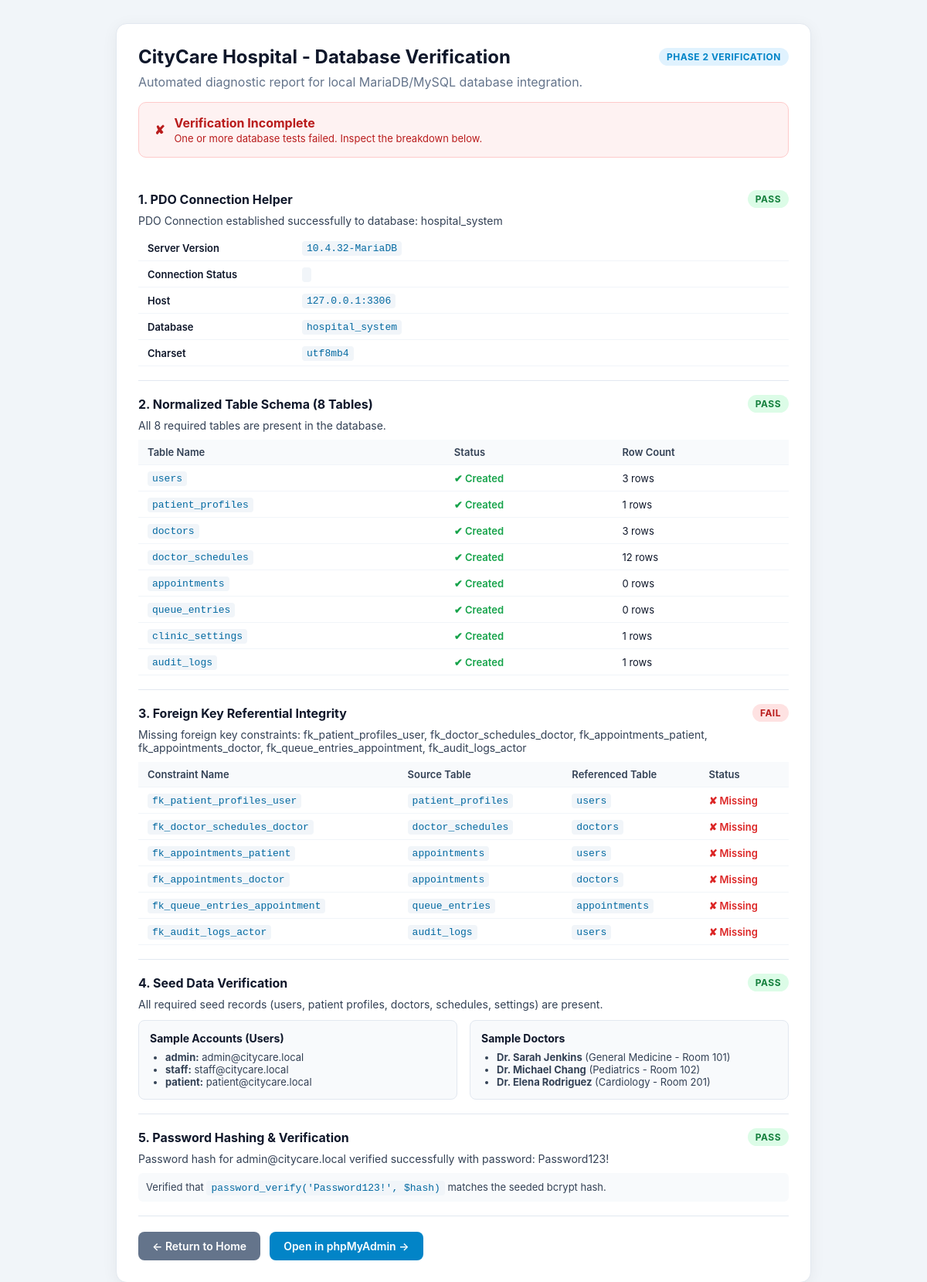
Screenshot of /test_db.php with the database file from the repository.
### tables this page shows
CREATE TABLE `doctors` (
  `id` INT UNSIGNED NOT NULL AUTO_INCREMENT,
  `full_name` VARCHAR(100) NOT NULL,
  `specialty` VARCHAR(100) NOT NULL,
  `email` VARCHAR(150) NOT NULL,
  `phone` VARCHAR(25) NOT NULL,
  `room_number` VARCHAR(30) NOT NULL,
  `description` TEXT NULL,
  `active_status` TINYINT(1) NOT NULL DEFAULT 1,
  `created_at` DATETIME NOT NULL DEFAULT CURRENT_TIMESTAMP,
  `updated_at` DATETIME NOT NULL DEFAULT CURRENT_TIMESTAMP ON UPDATE CURRENT_TIMESTAMP,
  PRIMARY KEY (`id`),
  UNIQUE KEY `uk_doctors_email` (`email`),
  KEY `idx_doctors_specialty` (`specialty`),
  KEY `idx_doctors_active` (`active_status`)
);

CREATE TABLE `users` (
  `id` INT UNSIGNED NOT NULL AUTO_INCREMENT,
  `full_name` VARCHAR(100) NOT NULL,
  `email` VARCHAR(150) NOT NULL,
  `google_id` VARCHAR(100) NULL,
  `phone` VARCHAR(25) NULL,
  `password_hash` VARCHAR(255) NULL,
  `auth_provider` VARCHAR(20) NOT NULL DEFAULT 'local',
  `avatar_url` VARCHAR(255) NULL,
  `role` ENUM('patient', 'staff', 'admin') NOT NULL DEFAULT 'patient',
  `status` ENUM('active', 'inactive') NOT NULL DEFAULT 'active',
  `created_at` DATETIME NOT NULL DEFAULT CURRENT_TIMESTAMP,
  `updated_at` DATETIME NOT NULL DEFAULT CURRENT_TIMESTAMP ON UPDATE CURRENT_TIMESTAMP,
  PRIMARY KEY (`id`),
  UNIQUE KEY `uk_users_email` (`email`),
  UNIQUE KEY `uk_users_google_id` (`google_id`),
  KEY `idx_users_role_status` (`role`, `status`)
);

### test_db.php (the view, shortened to what this page needs)
<?php
$results = [
    'connection'   => ['status' => false, 'message' => '', 'details' => []],
    'tables'       => ['status' => false, 'message' => '', 'found' => [], 'missing' => []],
    'foreign_keys' => ['status' => false, 'message' => '', 'keys' => []],
    'seeds'        => ['status' => false, 'message' => '', 'counts' => [], 'samples' => []],
    'auth_check'   => ['status' => false, 'message' => '']
];
$requiredTables = [
    'users',
    'patient_profiles',
    'doctors',
    'doctor_schedules',
    'appointments',
    'queue_entries',
    'clinic_settings',
    'audit_logs'
];
$expectedForeignKeys = [
    'fk_patient_profiles_user'     => ['table' => 'patient_profiles', 'ref' => 'users'],
    'fk_doctor_schedules_doctor'   => ['table' => 'doctor_schedules', 'ref' => 'doctors'],
    'fk_appointments_patient'      => ['table' => 'appointments',     'ref' => 'users'],
    'fk_appointments_doctor'       => ['table' => 'appointments',     'ref' => 'doctors'],
    'fk_queue_entries_appointment' => ['table' => 'queue_entries',    'ref' => 'appointments'],
    'fk_audit_logs_actor'          => ['table' => 'audit_logs',       'ref' => 'users']
];
try {
    $pdo = getDBConnection();
    $serverVersion = $pdo->getAttribute(PDO::ATTR_SERVER_VERSION);
    $connectionStatus = $pdo->getAttribute(PDO::ATTR_CONNECTION_STATUS);
    $results['connection']['status'] = true;
    $results['connection']['message'] = 'PDO Connection established successfully to database: ' . DB_NAME;
    $results['connection']['details'] = [
        'Server Version'    => $serverVersion,
        'Connection Status' => $connectionStatus,
        'Host'              => DB_HOST . ':' . DB_PORT,
        'Database'          => DB_NAME,
        'Charset'           => DB_CHARSET
    ];
    $stmt = $pdo->query("SHOW TABLES");
    $existingTables = $stmt->fetchAll(PDO::FETCH_COLUMN);
    $missingTables = array_diff($requiredTables, $existingTables);
    $foundTables = array_intersect($requiredTables, $existingTables);
    $results['tables']['found'] = $foundTables;
    $results['tables']['missing'] = $missingTables;
    if (empty($missingTables) && count($foundTables) === count($requiredTables)) {
        $results['tables']['status'] = true;
        $results['tables']['message'] = sprintf('All %d required tables are present in the database.', count($requiredTables));
    } else {
        $results['tables']['status'] = false;
        $results['tables']['message'] = 'Missing tables: ' . implode(', ', $missingTables);
    }
    $fkMap = [];
    $results['foreign_keys']['keys'] = $fkMap;
    $missingFks = [];
    foreach ($expectedForeignKeys as $fkName => $fkDef) {
        if (!isset($fkMap[$fkName])) {
            $missingFks[] = $fkName;
        }
    }
    if (empty($missingFks)) {
        $results['foreign_keys']['status'] = true;
        $results['foreign_keys']['message'] = sprintf('All %d relational foreign key constraints are valid and enforced.', count($expectedForeignKeys));
    } else {
        $results['foreign_keys']['status'] = false;
        $results['foreign_keys']['message'] = 'Missing foreign key constraints: ' . implode(', ', $missingFks);
    }
    $counts = [];
    foreach ($requiredTables as $table) {
        $cStmt = $pdo->query("SELECT COUNT(*) AS total FROM `{$table}`");
        $counts[$table] = (int)$cStmt->fetch()['total'];
    }
    $results['seeds']['counts'] = $counts;
    $uStmt = $pdo->query("SELECT id, full_name, email, role, status, password_hash FROM `users` ORDER BY id ASC");
    $users = $uStmt->fetchAll();
    $results['seeds']['samples']['users'] = $users;
    $dStmt = $pdo->query("SELECT id, full_name, specialty, room_number, active_status FROM `doctors` ORDER BY id ASC");
    $doctors = $dStmt->fetchAll();
    $results['seeds']['samples']['doctors'] = $doctors;
    $sStmt = $pdo->query("SELECT clinic_name, phone, email, opening_time, closing_time FROM `clinic_settings` LIMIT 1");
    $clinic = $sStmt->fetch();
    $results['seeds']['samples']['clinic'] = $clinic;
    $seedOk = ($counts['users'] >= 3) &&
              ($counts['doctors'] >= 3) &&
              ($counts['doctor_schedules'] >= 10) &&
              ($counts['clinic_settings'] >= 1) &&
              ($counts['patient_profiles'] >= 1);
    $results['seeds']['status'] = $seedOk;
    $results['seeds']['message'] = $seedOk
        ? 'All required seed records (users, patient profiles, doctors, schedules, settings) are present.'
        : 'Incomplete seed data detected.';
    $adminUser = null;
    foreach ($users as $u) {
        if ($u['email'] === 'admin@citycare.local') {
            $adminUser = $u;
            break;
        }
    }
    if ($adminUser && password_verify('Password123!', $adminUser['password_hash'])) {
        $results['auth_check']['status'] = true;
        $results['auth_check']['message'] = 'Password hash for admin@citycare.local verified successfully with password: Password123!';
    } else {
        $results['auth_check']['status'] = false;
        $results['auth_check']['message'] = 'Password verification failed for admin@citycare.local.';
    }
} catch (Exception $e) {
    $results['connection']['status'] = false;
    $results['connection']['message'] = $e->getMessage();
}
$allPass = $results['connection']['status'] &&
           $results['tables']['status'] &&
           $results['foreign_keys']['status'] &&
           $results['seeds']['status'] &&
           $results['auth_check']['status'];
?>
<!DOCTYPE html>
<html lang="en">
<head>
</head>
<body>
<div class="container">
    <div class="card">
        <div class="header-title">
            <h1><?php echo APP_NAME; ?> - Database Verification</h1>
            <span class="badge badge-info">Phase 2 Verification</span>
        </div>
        <p style="color: #64748b; margin-top: 0;">Automated diagnostic report for local MariaDB/MySQL database integration.</p>
        <div class="overall-banner <?php echo $allPass ? 'banner-pass' : 'banner-fail'; ?>">
            <span><?php echo $allPass ? '&#10004;' : '&#10008;'; ?></span>
            <div>
                <strong><?php echo $allPass ? 'All Phase 2 Verification Checks Passed!' : 'Verification Incomplete'; ?></strong>
                <div style="font-size: 13px; font-weight: normal; margin-top: 2px;">
                    <?php echo $allPass ? 'Database schema, constraints, seed data, and PDO helper are operational.' : 'One or more database tests failed. Inspect the breakdown below.'; ?>
                </div>
            </div>
        </div>
        <div class="check-item">
            <div class="check-header">
                <div class="check-title">
                    <span>1. PDO Connection Helper</span>
                </div>
                <span class="badge <?php echo $results['connection']['status'] ? 'badge-pass' : 'badge-fail'; ?>">
                    <?php echo $results['connection']['status'] ? 'PASS' : 'FAIL'; ?>
                </span>
            </div>
            <p class="check-desc"><?php echo htmlspecialchars($results['connection']['message']); ?></p>
            <?php if (!empty($results['connection']['details'])): ?>
                <table>
                    <tbody>
                        <?php foreach ($results['connection']['details'] as $key => $val): ?>
                            <tr>
                                <td style="width: 200px; font-weight: 600;"><?php echo htmlspecialchars($key); ?></td>
                                <td><code><?php echo htmlspecialchars((string)$val); ?></code></td>
                            </tr>
                        <?php endforeach; ?>
                    </tbody>
                </table>
            <?php endif; ?>
        </div>
        <div class="check-item">
            <div class="check-header">
                <div class="check-title">
                    <span>2. Normalized Table Schema (8 Tables)</span>
                </div>
                <span class="badge <?php echo $results['tables']['status'] ? 'badge-pass' : 'badge-fail'; ?>">
                    <?php echo $results['tables']['status'] ? 'PASS' : 'FAIL'; ?>
                </span>
            </div>
            <p class="check-desc"><?php echo htmlspecialchars($results['tables']['message']); ?></p>
            <table>
                <thead>
                    <tr>
                        <th>Table Name</th>
                        <th>Status</th>
                        <th>Row Count</th>
                    </tr>
                </thead>
                <tbody>
                    <?php foreach ($requiredTables as $tbl): ?>
                        <tr>
                            <td><code><?php echo htmlspecialchars($tbl); ?></code></td>
                            <td>
                                <?php if (in_array($tbl, $results['tables']['found'], true)): ?>
                                    <span style="color: var(--success); font-weight: 600;">&#10004; Created</span>
                                <?php else: ?>
                                    <span style="color: var(--danger); font-weight: 600;">&#10008; Missing</span>
                                <?php endif; ?>
                            </td>
                            <td><?php echo isset($results['seeds']['counts'][$tbl]) ? $results['seeds']['counts'][$tbl] . ' rows' : '-'; ?></td>
                        </tr>
                    <?php endforeach; ?>
                </tbody>
            </table>
        </div>
        <div class="check-item">
            <div class="check-header">
                <div class="check-title">
                    <span>3. Foreign Key Referential Integrity</span>
                </div>
                <span class="badge <?php echo $results['foreign_keys']['status'] ? 'badge-pass' : 'badge-fail'; ?>">
                    <?php echo $results['foreign_keys']['status'] ? 'PASS' : 'FAIL'; ?>
                </span>
            </div>
            <p class="check-desc"><?php echo htmlspecialchars($results['foreign_keys']['message']); ?></p>
            <table>
                <thead>
                    <tr>
                        <th>Constraint Name</th>
                        <th>Source Table</th>
                        <th>Referenced Table</th>
                        <th>Status</th>
                    </tr>
                </thead>
                <tbody>
                    <?php foreach ($expectedForeignKeys as $fkName => $fkDef): ?>
                        <tr>
                            <td><code><?php echo htmlspecialchars($fkName); ?></code></td>
                            <td><code><?php echo htmlspecialchars($fkDef['table']); ?></code></td>
                            <td><code><?php echo htmlspecialchars($fkDef['ref']); ?></code></td>
                            <td>
                                <?php if (isset($results['foreign_keys']['keys'][$fkName])): ?>
                                    <span style="color: var(--success); font-weight: 600;">&#10004; Active</span>
                                <?php else: ?>
                                    <span style="color: var(--danger); font-weight: 600;">&#10008; Missing</span>
                                <?php endif; ?>
                            </td>
                        </tr>
                    <?php endforeach; ?>
                </tbody>
            </table>
        </div>
        <div class="check-item">
            <div class="check-header">
                <div class="check-title">
                    <span>4. Seed Data Verification</span>
                </div>
                <span class="badge <?php echo $results['seeds']['status'] ? 'badge-pass' : 'badge-fail'; ?>">
                    <?php echo $results['seeds']['status'] ? 'PASS' : 'FAIL'; ?>
                </span>
            </div>
            <p class="check-desc"><?php echo htmlspecialchars($results['seeds']['message']); ?></p>
            <div class="grid-2">
                <div class="subcard">
                    <h4>Sample Accounts (Users)</h4>
                    <ul style="margin: 0; padding-left: 20px; font-size: 13px; color: var(--gray-700);">
                        <?php if (!empty($results['seeds']['samples']['users'])): ?>
                            <?php foreach ($results['seeds']['samples']['users'] as $u): ?>
                                <li>
                                    <strong><?php echo htmlspecialchars($u['role']); ?>:</strong>
                                    <?php echo htmlspecialchars($u['email']); ?>
                                </li>
                            <?php endforeach; ?>
                        <?php endif; ?>
                    </ul>
                </div>
                <div class="subcard">
                    <h4>Sample Doctors</h4>
                    <ul style="margin: 0; padding-left: 20px; font-size: 13px; color: var(--gray-700);">
                        <?php if (!empty($results['seeds']['samples']['doctors'])): ?>
                            <?php foreach ($results['seeds']['samples']['doctors'] as $d): ?>
                                <li>
                                    <strong><?php echo htmlspecialchars($d['full_name']); ?></strong>
                                    (<?php echo htmlspecialchars($d['specialty']); ?> - <?php echo htmlspecialchars($d['room_number']); ?>)
                                </li>
                            <?php endforeach; ?>
                        <?php endif; ?>
                    </ul>
                </div>
            </div>
        </div>
        <div class="check-item">
            <div class="check-header">
                <div class="check-title">
                    <span>5. Password Hashing & Verification</span>
                </div>
                <span class="badge <?php echo $results['auth_check']['status'] ? 'badge-pass' : 'badge-fail'; ?>">
                    <?php echo $results['auth_check']['status'] ? 'PASS' : 'FAIL'; ?>
                </span>
            </div>
            <p class="check-desc"><?php echo htmlspecialchars($results['auth_check']['message']); ?></p>
            <div style="font-size: 13px; color: var(--gray-700); background: #f8fafc; padding: 10px; border-radius: 6px;">
                Verified that <code>password_verify('Password123!', $hash)</code> matches the seeded bcrypt hash.
            </div>
        </div>
        <div class="actions">
            <a href="index.php" class="btn btn-secondary">&larr; Return to Home</a>
            <a href="http://localhost/phpmyadmin/index.php?route=/database/structure&db=hospital_system" target="_blank" class="btn">Open in phpMyAdmin &rarr;</a>
        </div>
    </div>
</div>
</body>
</html>

### rows the page displays
doctors: id "3", active_status "1", full_name "Dr. Elena Rodriguez", specialty "Cardiology", room_number "Room 201"
users: role "admin", email "admin@citycare.local"
users: role "staff", email "staff@citycare.local"
users: role "patient", email "patient@citycare.local"
doctors: full_name "Dr. Sarah Jenkins", specialty "General Medicine", room_number "Room 101"
doctors: full_name "Dr. Michael Chang", specialty "Pediatrics", room_number "Room 102"

### other values shown
APP_NAME "CityCare Hospital"
$results['connection']['message'] "PDO Connection established successfully to database: hospital_system"
$key "Server Version"
$val "10.4.32-MariaDB"
$key "Connection Status"
$key "Host"
$val "127.0.0.1:3306"
$key "Database"
$val "hospital_system"
$key "Charset"
$val "utf8mb4"
$results['tables']['message'] "All 8 required tables are present in the database."
$tbl "users"
$tbl "patient_profiles"
$tbl "doctors"
